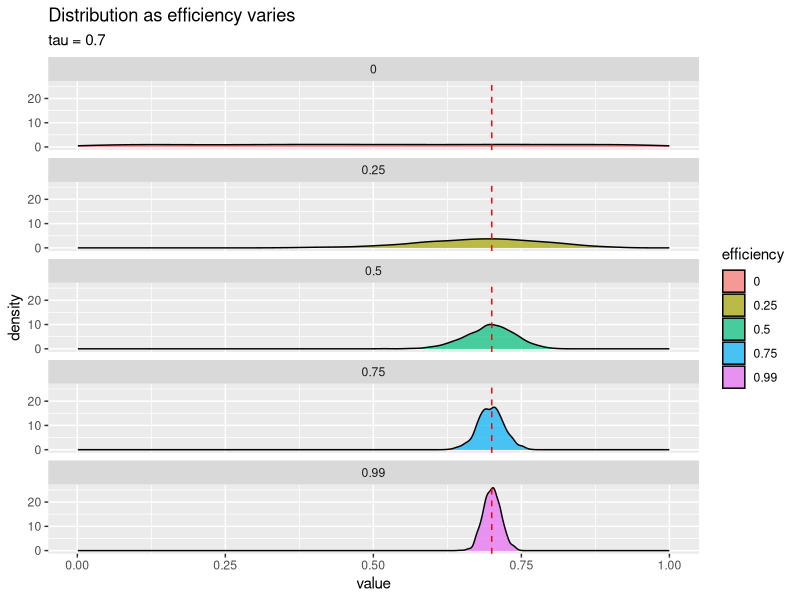

Generate this figure with R:

sample_with_efficiency_beta <- function(tau, efficiency, max_concentration = 1000) {
  if (efficiency == 1) return(tau)  # Exact value when perfect efficiency
  if (efficiency == 0) return(runif(1))  # Pure uniform when no efficiency
  
  # Concentration increases exponentially with efficiency
  # This ensures very tight distribution near efficiency = 1
  concentration <- max_concentration * efficiency^3  # Cubic makes it tighter faster
  
  alpha <- 1 + concentration * tau
  beta <- 1 + concentration * (1 - tau)
  
  rbeta(1, shape1 = alpha, shape2 = beta)
}
# Visualize
library(ggplot2)
tau <- 0.7
efficiencies <- c(0, 0.25, 0.5, 0.75, 0.99)

results <- lapply(efficiencies, function(eff) {
  data.frame(
    value = replicate(1000, sample_with_efficiency_beta(tau, eff)),
    efficiency = eff
  )
})

df <- do.call(rbind, results)
df$efficiency <- factor(df$efficiency)

ggplot(df, aes(x = value, fill = efficiency)) +
  geom_density(alpha = 0.7, position = "identity") +
  geom_vline(xintercept = tau, linetype = "dashed", color = "red") +
  facet_wrap(~efficiency, ncol = 1) +
  labs(title = "Distribution as efficiency varies",
       subtitle = paste("tau =", tau))
